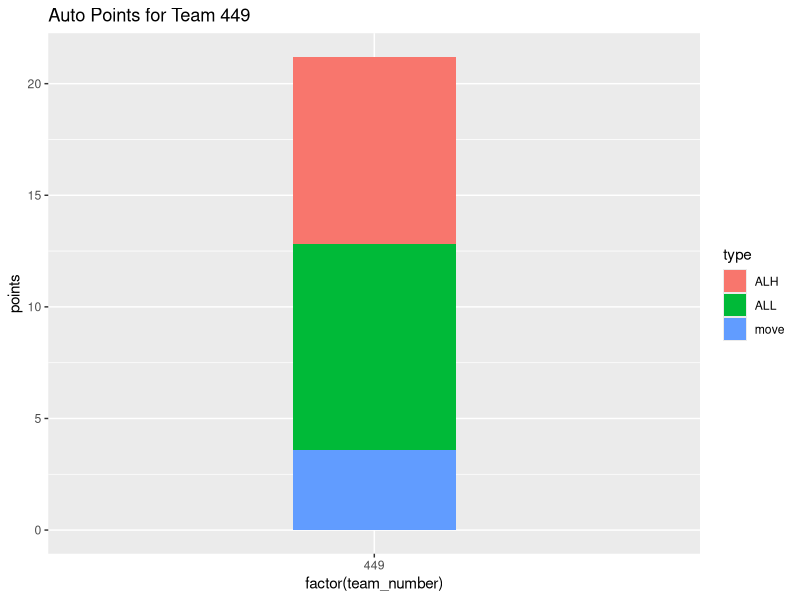
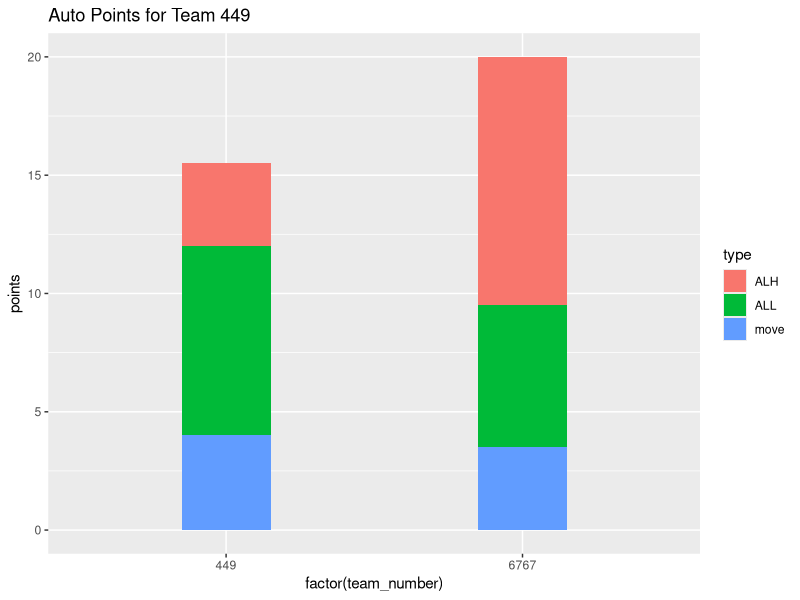
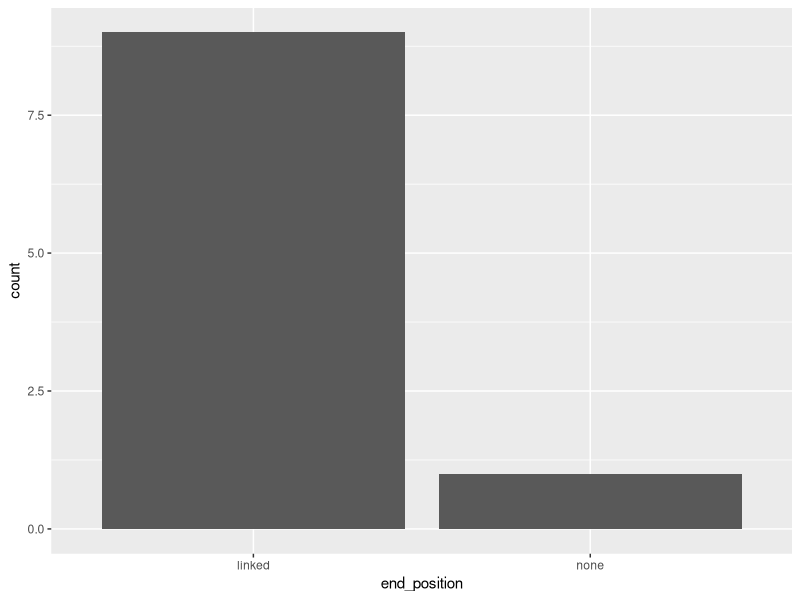
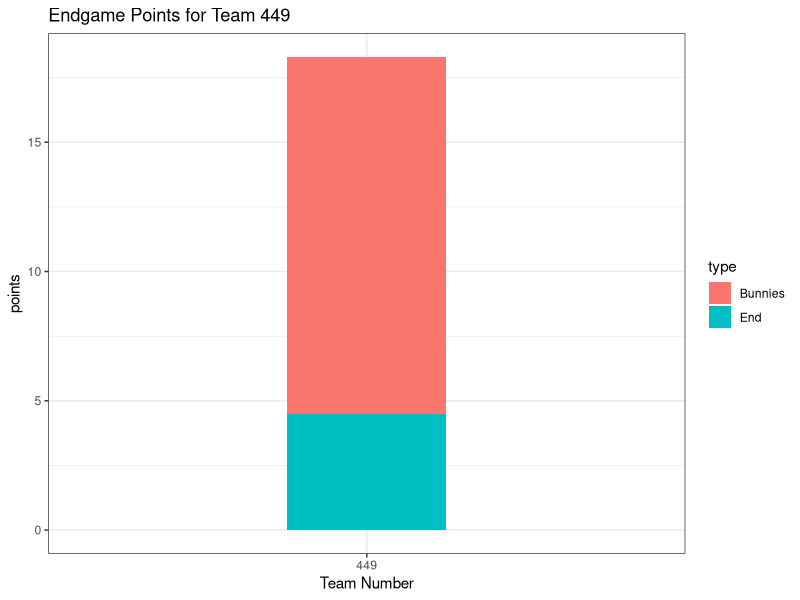

Reproduce these figures in R, in order. (Note: this script raises an error after producing the figures.)
## ---- chunk 1
library(tidyverse)
raw <- read.csv("../shinyapp/data_files/fake_data.csv")

select<-449
data <-raw|>
select(auto_lunites_high,team_number,auto_lunites_low,moved)|>
    filter(team_number==select)|>
    group_by(team_number)|>
    summarize(
        ALH=mean(auto_lunites_high)*7,
        ALL=mean(auto_lunites_low)*4,
        move=mean(moved)*4
    )|>

pivot_longer(cols=c(ALL,ALH,move),
             names_to="type",
             values_to="points")

ggplot(data, aes(x=factor(team_number),y=points, fill=type))+
    geom_bar(position="stack",stat="identity",width=0.3)+
    labs(title=paste("Auto Points for Team",select))
## ---- chunk 2
library(tidyverse)
raw <- read.csv("../shinyapp/data_files/fake_data.csv")
select<-c(449,6767)

data <-raw|>
select(auto_lunites_high,team_number,auto_lunites_low,moved)|>
    filter(team_number==select)|>
    group_by(team_number)|>
    summarize(
        ALH=mean(auto_lunites_high)*7,
        ALL=mean(auto_lunites_low)*4,
        move=mean(moved)*4
    )|>

pivot_longer(cols=c(ALL,ALH,move),
             names_to="type",
             values_to="points")

ggplot(data, aes(x=factor(team_number),y=points, fill=type))+
    geom_bar(position="stack",stat="identity",width=0.3)+
    labs(title=paste("Auto Points for Team",select))
## ---- chunk 3
library(tidyverse)
raw <- read.csv("../shinyapp/data_files/fake_data.csv")
selected<-449

data <-raw|>
select(bunnies_inside,team_number,end_position)|>
    filter(team_number==selected)
    
data<-data|>
mutate(
        points=case_when(data$end_position == "none" ~ 0, data$end_position == "linked" ~ 5, .default=0)
    )

ggplot(data, aes(x = end_position)) + 
    geom_bar()

data<-data|>
    group_by(team_number)|>
    summarize(
        Bunnies=mean(bunnies_inside)*6,
        End=mean(points),
    )|>

pivot_longer(cols=c(Bunnies,End),
             names_to="type",
             values_to="points")

ggplot(data, aes(x=factor(team_number),y=points, fill=type))+
    geom_bar(position="stack",stat="identity",width=0.3)+
    labs(title=paste("Endgame Points for Team",selected),x="Team Number")+
    theme_bw()

## ---- chunk 4
x=c(1,2,3,4,5,6,7,8,9,10)
y=1:10
raw<-murders|>
    mutate(murder_rate=total/population*10^6)

ggplot(raw,aes(x=total,y=population))+
    geom_point()+
    geom_text(aes(label=abb))
